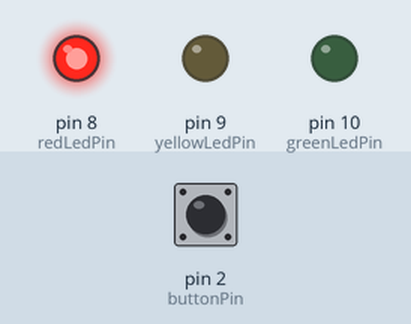
Simulated run of this sketch. Board: Arduino Uno, built with avr-gcc and run on an emulated ATmega328P. Parts: output pins drawn as LEDs (lit = HIGH). The test bench sets the inputs (shaded band); at power-on: pin 2 (buttonPin) HIGH.

Above: at 6.8 s.
6.9 s: pin 2 (buttonPin) pulled LOW for 3 s
At 9.9 s:
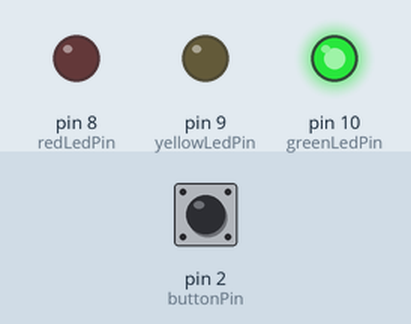
At 15.6 s:
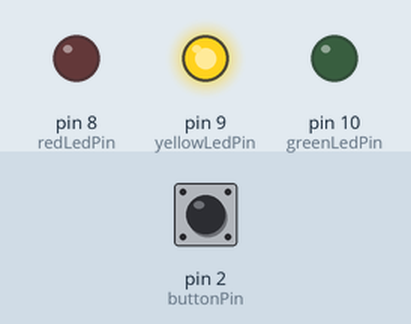
Timing chart, 0 to 18.5 s (numbered marks = the images above; inputs shaded):
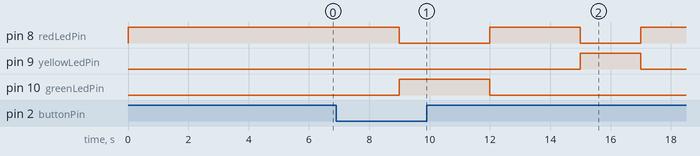

The sketch:

TRAFFIC_LIGHT_SYSTEM_CODE.ino
```cpp
const int redLedPin = 8;
const int yellowLedPin = 9;
const int greenLedPin = 10;
const int buttonPin = 2;


const int greenLightDuration = 3000;
const int yellowLightDuration = 2000;
const int redLightDuration = 3000;

void setup() {
  pinMode(redLedPin, OUTPUT);
  pinMode(yellowLedPin, OUTPUT);
  pinMode(greenLedPin, OUTPUT);

  pinMode(buttonPin, INPUT_PULLUP);
}

void loop() {

  if (digitalRead(buttonPin) == HIGH) {
    handlePedestrianCrossing();
  } else {
    runTrafficLightCycle();
  }
}

void runTrafficLightCycle() {
  // Green light
  digitalWrite(greenLedPin, HIGH);
  digitalWrite(yellowLedPin, LOW);
  digitalWrite(redLedPin, LOW);
  delay(greenLightDuration);
  if (digitalRead(buttonPin) == HIGH) {
    handlePedestrianCrossing();
  }

  // Yellow light
  digitalWrite(greenLedPin, LOW);
  digitalWrite(yellowLedPin, HIGH);
  digitalWrite(redLedPin, LOW);
  delay(yellowLightDuration);
  if (digitalRead(buttonPin) == HIGH) {
    handlePedestrianCrossing();
  }

  // Red light
  digitalWrite(greenLedPin, LOW);
  digitalWrite(yellowLedPin, LOW);
  digitalWrite(redLedPin, HIGH);
  delay(redLightDuration);
  if (digitalRead(buttonPin) == HIGH) {
    handlePedestrianCrossing();
  }
}

void handlePedestrianCrossing() {
  // Immediately turn red light on
  digitalWrite(greenLedPin, LOW);
  digitalWrite(yellowLedPin, LOW);
  digitalWrite(redLedPin, HIGH);

  delay(redLightDuration);
}
```

Measured:
- after the input at 6.9 s, pin 8 (redLedPin): HIGH → LOW after 2.1 s, → HIGH 3.0 s later, → LOW 3.0 s later, → HIGH 2.0 s later; pin 9 (yellowLedPin): LOW → HIGH after 8.1 s, → LOW 2.0 s later; pin 10 (greenLedPin): LOW → HIGH after 2.1 s, → LOW 3.0 s later
